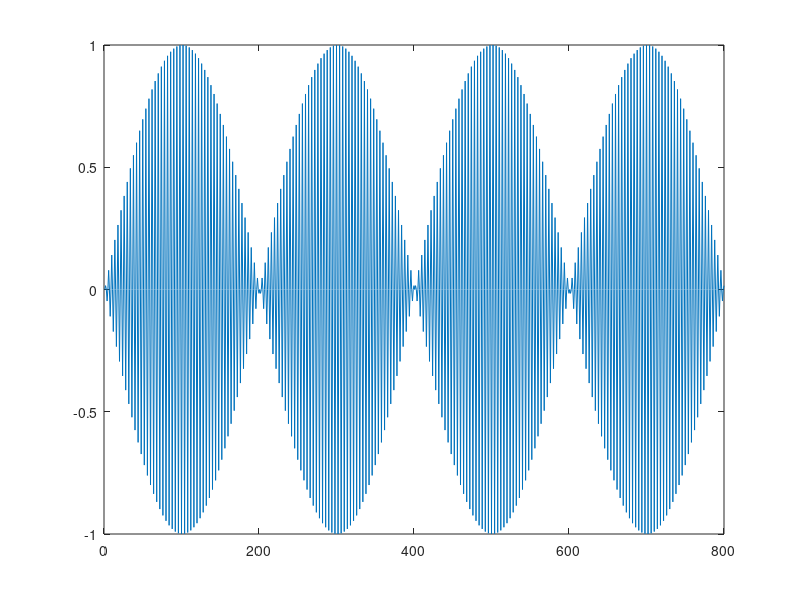

Write the MATLAB code that produced this figure.
f1=50;
f2=5000;
fs=20000;
t=0:1/fs:1;
y1=sin(2*pi*f1*t);
y2=sin(2*pi*f2*t);
y=y1.*y2;
y_a=abs(y);
figure(1)
plot(t,y_a);
[b,a]=butter(10,200/10000,'low');
y_f=filter(b,a,y_a);
plot(y(1:200));
plot(y(1:800));






